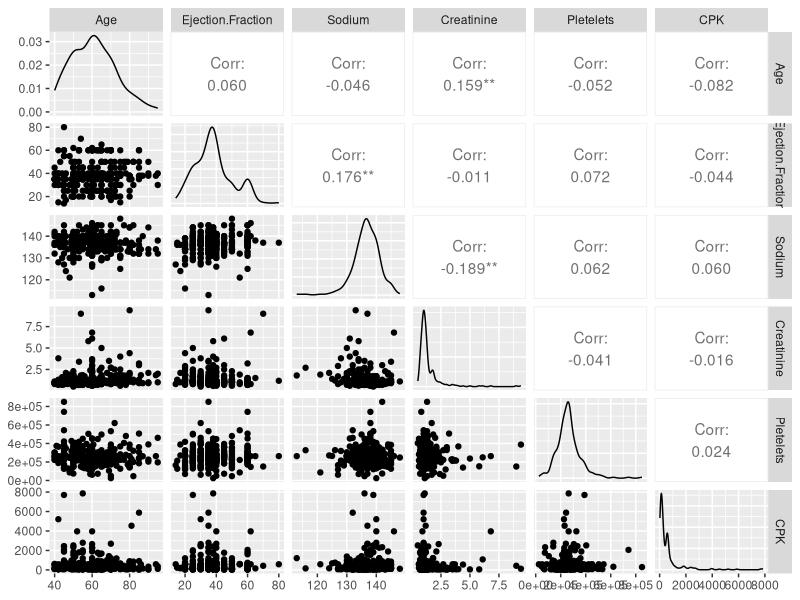
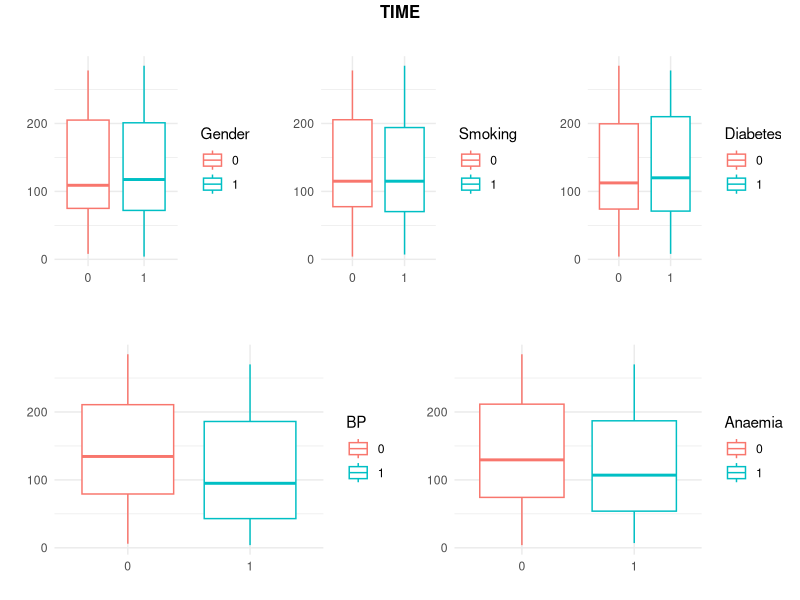
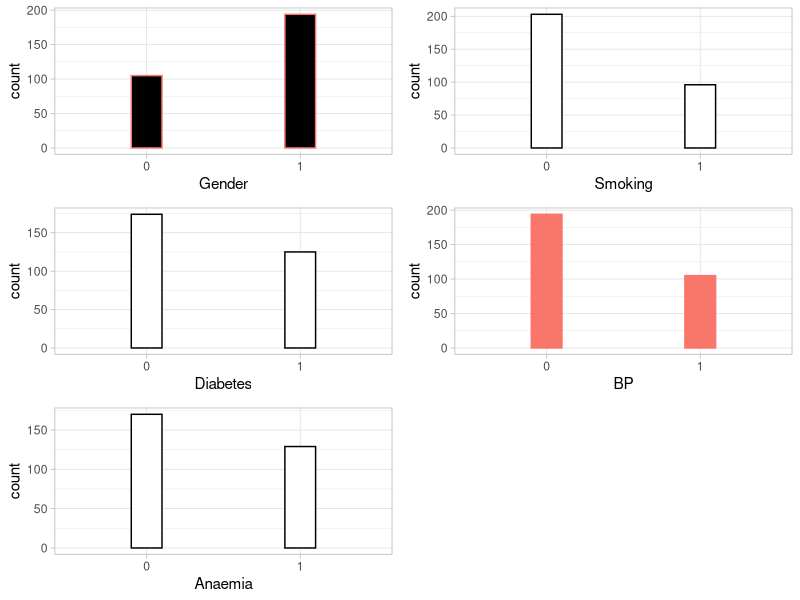
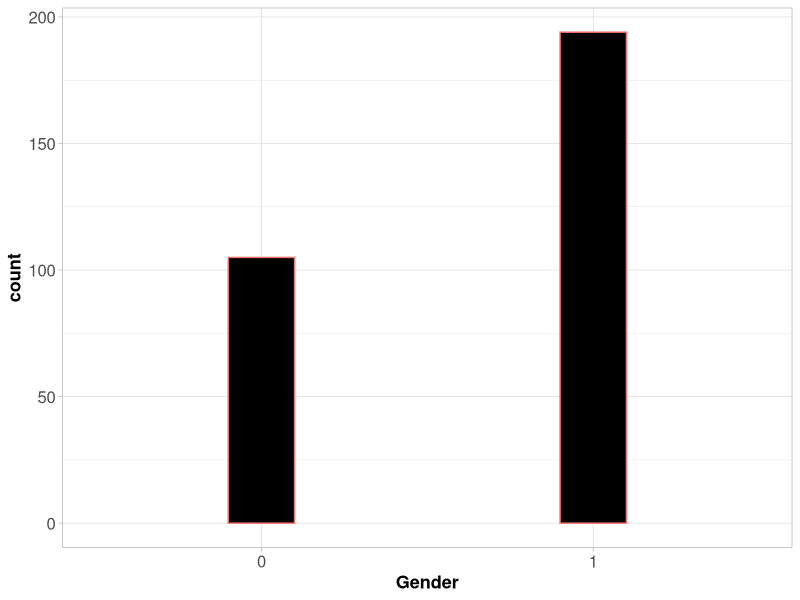
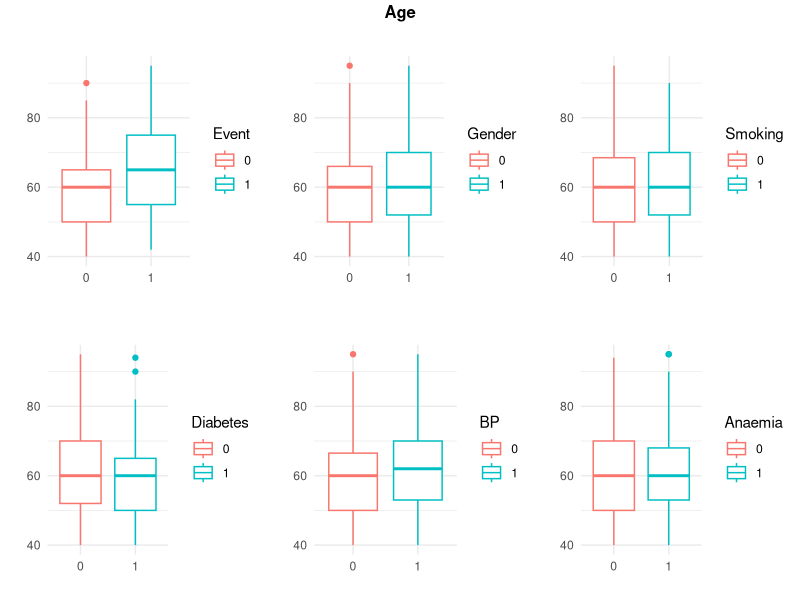
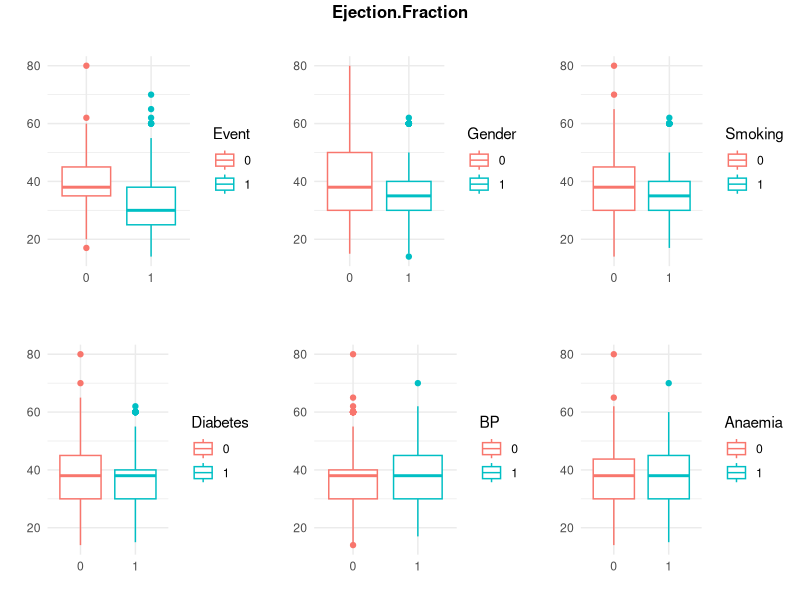
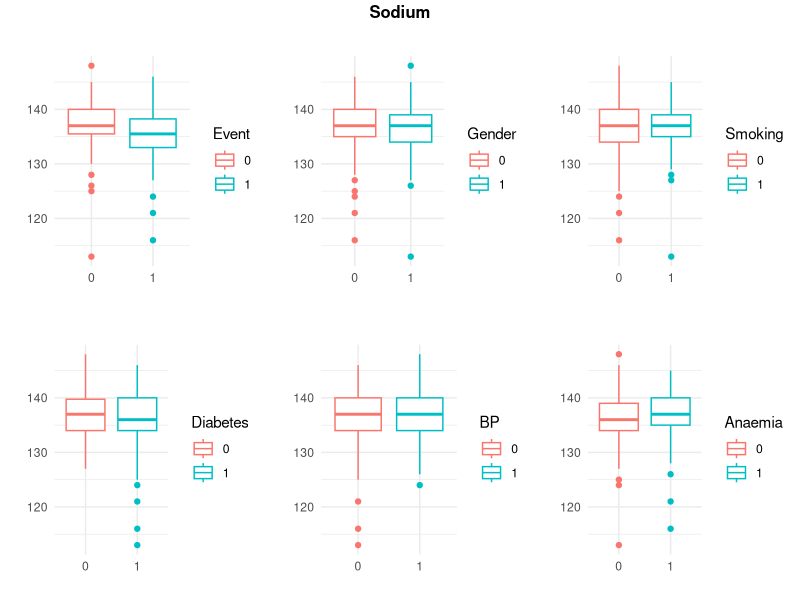
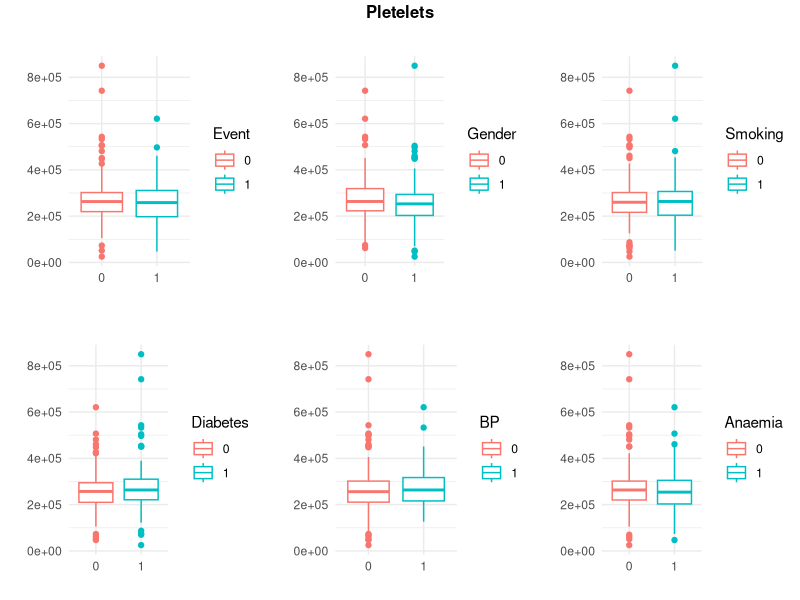

Reproduce these figures in R, in order. (Note: this script raises an error after producing the figures.)
## ---- chunk 1
knitr::opts_chunk$set(echo = TRUE)
## ---- chunk 2
library(tidyverse)
library(gridExtra)
library(GGally)
library(ggthemes) # Load
library(ggpubr)
setwd("~/Desktop/ML/ML-course-obesity")
dat <- read.csv('Heart failure.csv', sep=";") #heart....
dat <- dat %>% as_tibble()
n <- nrow(dat)
## ---- chunk 3
dat
str(dat)
## ---- chunk 4
dat <- dat%>% mutate(Event=as.factor(dat$Event),
                     Gender=as.factor(Gender),
                     Smoking=as.factor(Smoking),
                     Diabetes=as.factor(Diabetes),
                     BP=as.factor(BP),
                     Anaemia=as.factor(Anaemia))
## ---- chunk 5
set.seed(1234)
train.idxs <- sample(1:n, floor(n*0.7))
tot <- dat
test <- tot[-train.idxs,]
train <- tot[train.idxs,]
## ---- chunk 6
g <- ggplot(dat, aes(y=TIME))

ggpairs(dat %>% select(Age, Ejection.Fraction, Sodium, 
                       Creatinine,Pletelets, CPK )) +
  scale_color_stata()

## ---- chunk 7
g <- ggplot(dat, aes(y=TIME))
g1 <- g + geom_boxplot(aes(x=as.factor(Event), color=as.factor(Event))) +
  labs(title="",x="Event", y = "TIME", color="Event")  +
  scale_fill_brewer(palette="Blues") +
  theme_minimal()

g2 <- g + geom_boxplot(aes(x=as_factor(Gender), color=as.factor(Gender))) +
  labs(title="",x="", y = "", color="Gender")  +
  scale_fill_brewer(palette="Blues") +
  theme_minimal()
g3 <- g + geom_boxplot(aes(x=as_factor(Smoking), color=as.factor(Smoking))) +
  labs(title="",x="", y = "", color="Smoking")  +
  scale_fill_brewer(palette="Blues") +
  theme_minimal()
g4 <- g + geom_boxplot(aes(x=as_factor(Diabetes), color=as.factor(Diabetes))) +
  labs(title="",x="", y = "", color="Diabetes")  +
  scale_fill_brewer(palette="Blues") +
  theme_minimal()
g5 <- g + geom_boxplot(aes(x=as_factor(BP), color=as.factor(BP))) +
  labs(title="",x="", y = "", color="BP")  +
  scale_fill_brewer(palette="Blues") +
  theme_minimal()
g6 <- g + geom_boxplot(aes(x=as_factor(Anaemia), color=as.factor(Anaemia))) +
  labs(title="",x="", y = "", color="Anaemia")  +
  scale_fill_brewer(palette="Blues") +
  theme_minimal()

ggarrange(ggarrange(g2,g3,g4, ncol=3, nrow=1),ggarrange(g5,g6),
          ncol = 1, nrow = 2, 
          align="h") %>% annotate_figure(top=text_grob("TIME",face="bold"))
## ---- chunk 8
g <- ggplot(dat) 

g1 <- g + geom_histogram(aes(Gender), stat="count",
                             width=0.2, color="#F8766D", fill=1) +
  theme_light()
g2 <- g  + geom_histogram(aes(Smoking), stat="count",
                       width=0.2, color=1, fill="white") +
  theme_light()
g3 <- g  + geom_histogram(aes(Diabetes), stat="count",
                       width=0.2, color=1, fill="white") +
  theme_light()
g4 <- g  + geom_histogram(aes(BP), stat="count",
                       width=0.2, color="#F8766D", fill="#F8766A") +
  theme_light()
g5 <- g  + geom_histogram(aes(Anaemia), stat="count",
                      width=0.2, color=1, fill="white") +
  theme_light()
ggarrange(g1,g2,g3,g4,g5, ncol = 2, nrow = 3) 
## ---- chunk 9
g1 + theme(axis.text=element_text(size=12),
        axis.title=element_text(size=13,face="bold"),
        legend.title =element_text(size=13,face="bold") ,
        legend.text =element_text(size=12,face="bold") )
## ---- chunk 10
g <- ggplot(dat, aes(y=Age))
g1 <- g + geom_boxplot(aes(x=as.factor(Event), color=as.factor(Event))) +
  labs(title="",x="", y = "", color="Event")  +
  scale_fill_brewer(palette="Blues") +
  theme_minimal()

g2 <- g + geom_boxplot(aes(x=as_factor(Gender), color=as.factor(Gender))) +
  labs(title="",x="", y = "", color="Gender")  +
  scale_fill_brewer(palette="Blues") +
  theme_minimal()
g3 <- g + geom_boxplot(aes(x=as_factor(Smoking), color=as.factor(Smoking))) +
  labs(title="",x="", y = "", color="Smoking")  +
  scale_fill_brewer(palette="Blues") +
  theme_minimal()
g4 <- g + geom_boxplot(aes(x=as_factor(Diabetes), color=as.factor(Diabetes))) +
  labs(title="",x="", y = "", color="Diabetes")  +
  scale_fill_brewer(palette="Blues") +
  theme_minimal()
g5 <- g + geom_boxplot(aes(x=as_factor(BP), color=as.factor(BP))) +
  labs(title="",x="", y = "", color="BP")  +
  scale_fill_brewer(palette="Blues") +
  theme_minimal()
g6 <- g + geom_boxplot(aes(x=as_factor(Anaemia), color=as.factor(Anaemia))) +
  labs(title="",x="", y = "", color="Anaemia")  +
  scale_fill_brewer(palette="Blues") +
  theme_minimal()
ggarrange(g1,g2,g3,g4,g5,g6,
          ncol = 3, nrow = 2) %>% annotate_figure(top=text_grob("Age",
                                                                face="bold"))
## ---- chunk 11
g <- ggplot(dat, aes(y=Ejection.Fraction))
g1 <- g + geom_boxplot(aes(x=as.factor(Event), color=as.factor(Event))) +
  labs(title="",x="", y = "", color="Event")  +
  scale_fill_brewer(palette="Blues") +
  theme_minimal()

g2 <- g + geom_boxplot(aes(x=as_factor(Gender), color=as.factor(Gender))) +
  labs(title="",x="", y = "", color="Gender")  +
  scale_fill_brewer(palette="Blues") +
  theme_minimal()
g3 <- g + geom_boxplot(aes(x=as_factor(Smoking), color=as.factor(Smoking))) +
  labs(title="",x="", y = "", color="Smoking")  +
  scale_fill_brewer(palette="Blues") +
  theme_minimal()
g4 <- g + geom_boxplot(aes(x=as_factor(Diabetes), color=as.factor(Diabetes))) +
  labs(title="",x="", y = "", color="Diabetes")  +
  scale_fill_brewer(palette="Blues") +
  theme_minimal()
g5 <- g + geom_boxplot(aes(x=as_factor(BP), color=as.factor(BP))) +
  labs(title="",x="", y = "", color="BP")  +
  scale_fill_brewer(palette="Blues") +
  theme_minimal()
g6 <- g + geom_boxplot(aes(x=as_factor(Anaemia), color=as.factor(Anaemia))) +
  labs(title="",x="", y = "", color="Anaemia")  +
  scale_fill_brewer(palette="Blues") +
  theme_minimal()
ggarrange(g1,g2,g3,g4,g5,g6,
          ncol = 3, nrow = 2) %>% annotate_figure(top=text_grob("Ejection.Fraction",
                                                                face="bold"))
## ---- chunk 12
g <- ggplot(dat, aes(y=Sodium))
g1 <- g + geom_boxplot(aes(x=as.factor(Event), color=as.factor(Event))) +
  labs(title="",x="", y = "", color="Event")  +
  scale_fill_brewer(palette="Blues") +
  theme_minimal()

g2 <- g + geom_boxplot(aes(x=as_factor(Gender), color=as.factor(Gender))) +
  labs(title="",x="", y = "", color="Gender")  +
  scale_fill_brewer(palette="Blues") +
  theme_minimal()
g3 <- g + geom_boxplot(aes(x=as_factor(Smoking), color=as.factor(Smoking))) +
  labs(title="",x="", y = "", color="Smoking")  +
  scale_fill_brewer(palette="Blues") +
  theme_minimal()
g4 <- g + geom_boxplot(aes(x=as_factor(Diabetes), color=as.factor(Diabetes))) +
  labs(title="",x="", y = "", color="Diabetes")  +
  scale_fill_brewer(palette="Blues") +
  theme_minimal()
g5 <- g + geom_boxplot(aes(x=as_factor(BP), color=as.factor(BP))) +
  labs(title="",x="", y = "", color="BP")  +
  scale_fill_brewer(palette="Blues") +
  theme_minimal()
g6 <- g + geom_boxplot(aes(x=as_factor(Anaemia), color=as.factor(Anaemia))) +
  labs(title="",x="", y = "", color="Anaemia")  +
  scale_fill_brewer(palette="Blues") +
  theme_minimal()
ggarrange(g1,g2,g3,g4,g5,g6,
          ncol = 3, nrow = 2) %>% annotate_figure(top=text_grob("Sodium",
                                                                face="bold"))
## ---- chunk 13
g <- ggplot(dat, aes(y=Pletelets))
g1 <- g + geom_boxplot(aes(x=as.factor(Event), color=as.factor(Event))) +
  labs(title="",x="", y = "", color="Event")  +
  scale_fill_brewer(palette="Blues") +
  theme_minimal()

g2 <- g + geom_boxplot(aes(x=as_factor(Gender), color=as.factor(Gender))) +
  labs(title="",x="", y = "", color="Gender")  +
  scale_fill_brewer(palette="Blues") +
  theme_minimal()
g3 <- g + geom_boxplot(aes(x=as_factor(Smoking), color=as.factor(Smoking))) +
  labs(title="",x="", y = "", color="Smoking")  +
  scale_fill_brewer(palette="Blues") +
  theme_minimal()
g4 <- g + geom_boxplot(aes(x=as_factor(Diabetes), color=as.factor(Diabetes))) +
  labs(title="",x="", y = "", color="Diabetes")  +
  scale_fill_brewer(palette="Blues") +
  theme_minimal()
g5 <- g + geom_boxplot(aes(x=as_factor(BP), color=as.factor(BP))) +
  labs(title="",x="", y = "", color="BP")  +
  scale_fill_brewer(palette="Blues") +
  theme_minimal()
g6 <- g + geom_boxplot(aes(x=as_factor(Anaemia), color=as.factor(Anaemia))) +
  labs(title="",x="", y = "", color="Anaemia")  +
  scale_fill_brewer(palette="Blues") +
  theme_minimal()
ggarrange(g1,g2,g3,g4,g5,g6,
          ncol = 3, nrow = 2) %>% annotate_figure(top=text_grob("Pletelets",
                                                                face="bold"))
## ---- chunk 14

ggplot(dat) + stat_density(aes(Creatinine), col="#F8766D", adjust = 2,
                           alpha=0.8) +
  theme_minimal() + labs(y="Density") +
  theme(axis.text=element_text(size=12),
        axis.title=element_text(size=13,face="bold"),
        legend.title =element_text(size=13,face="bold") ,
        legend.text =element_text(size=12,face="bold"))

## ---- chunk 15
g <- ggplot(dat %>% filter(Creatinine<5), aes(y=Creatinine))
g1 <- g + geom_boxplot(aes(x=as.factor(Event), color=as.factor(Event))) +
  labs(title="",x="", y = "", color="Event")  +
  scale_fill_brewer(palette="Blues") +
  theme_minimal()

g2 <- g + geom_boxplot(aes(x=as_factor(Gender), color=as.factor(Gender))) +
  labs(title="",x="", y = "", color="Gender")  +
  scale_fill_brewer(palette="Blues") +
  theme_minimal()
g3 <- g + geom_boxplot(aes(x=as_factor(Smoking), color=as.factor(Smoking))) +
  labs(title="",x="", y = "", color="Smoking")  +
  scale_fill_brewer(palette="Blues") +
  theme_minimal()
g4 <- g + geom_boxplot(aes(x=as_factor(Diabetes), color=as.factor(Diabetes))) +
  labs(title="",x="", y = "", color="Diabetes")  +
  scale_fill_brewer(palette="Blues") +
  theme_minimal()
g5 <- g + geom_boxplot(aes(x=as_factor(BP), color=as.factor(BP))) +
  labs(title="",x="", y = "", color="BP")  +
  scale_fill_brewer(palette="Blues") +
  theme_minimal()
g6 <- g + geom_boxplot(aes(x=as_factor(Anaemia), color=as.factor(Anaemia))) +
  labs(title="",x="", y = "", color="Anaemia")  +
  scale_fill_brewer(palette="Blues") +
  theme_minimal()
ggarrange(g1,g2,g3,g4,g5,g6,
          ncol = 3, nrow = 2) %>% annotate_figure(top=text_grob("Creatinine",
                                                                face="bold"))
## ---- chunk 16

ggplot(dat) + stat_density(aes(CPK), col="#F8766D", adjust = 2,
                           alpha=0.8) +
  theme_minimal() + labs(y="Density") +
  theme(axis.text=element_text(size=12),
        axis.title=element_text(size=13,face="bold"),
        legend.title =element_text(size=13,face="bold") ,
        legend.text =element_text(size=12,face="bold"))

## ---- chunk 17
g <- ggplot(dat %>% filter(CPK<4000), aes(y=CPK))
g1 <- g + geom_boxplot(aes(x=as.factor(Event), color=as.factor(Event))) +
  labs(title="",x="", y = "", color="Event")  +
  scale_fill_brewer(palette="Blues") +
  theme_minimal()

g2 <- g + geom_boxplot(aes(x=as_factor(Gender), color=as.factor(Gender))) +
  labs(title="",x="", y = "", color="Gender")  +
  scale_fill_brewer(palette="Blues") +
  theme_minimal()
g3 <- g + geom_boxplot(aes(x=as_factor(Smoking), color=as.factor(Smoking))) +
  labs(title="",x="", y = "", color="Smoking")  +
  scale_fill_brewer(palette="Blues") +
  theme_minimal()
g4 <- g + geom_boxplot(aes(x=as_factor(Diabetes), color=as.factor(Diabetes))) +
  labs(title="",x="", y = "", color="Diabetes")  +
  scale_fill_brewer(palette="Blues") +
  theme_minimal()
g5 <- g + geom_boxplot(aes(x=as_factor(BP), color=as.factor(BP))) +
  labs(title="",x="", y = "", color="BP")  +
  scale_fill_brewer(palette="Blues") +
  theme_minimal()
g6 <- g + geom_boxplot(aes(x=as_factor(Anaemia), color=as.factor(Anaemia))) +
  labs(title="",x="", y = "", color="Anaemia")  +
  scale_fill_brewer(palette="Blues") +
  theme_minimal()
ggarrange(g1,g2,g3,g4,g5,g6,
          ncol = 3, nrow = 2) %>% annotate_figure(top=text_grob("CPK",
                                                                face="bold"))
## ---- chunk 18
col <- scale_color_gradient(high=1, low = 0, 
                            n.breaks=4,
                            breaks = waiver())

g <- ggplot(dat, aes(col=Event))
g1 <- g + geom_point(aes(x=Sodium, y=Age),lwd=1) 
g2 <- g + geom_point(aes(x=Sodium,  y=Creatinine),lwd=1) 
g3 <- g + geom_point(aes(x=Sodium, y=CPK),lwd=1) 
g4 <- g + geom_point(aes(x=Sodium, y=Pletelets),lwd=1) 
g5 <- g + geom_point(aes(x=Sodium, y=Ejection.Fraction),lwd=1) 
g6 <- g + geom_point(aes(x=CPK, y=Age),lwd=1) 
g7 <- g + geom_point(aes(x=CPK, y=Creatinine),lwd=1) 
g8 <- g + geom_point(aes(x=CPK, y=Pletelets),lwd=1) 
g9 <- g + geom_point(aes(x=CPK, y=Ejection.Fraction),lwd=1) 
g10 <- g + geom_point(aes(x=Pletelets, y=Creatinine),lwd=1) 
g11 <- g + geom_point(aes(x=Pletelets, y=Age),lwd=1) 
g12 <- g + geom_point(aes(x=Pletelets, y=Ejection.Fraction),lwd=1) 
g13 <- g + geom_point(aes(x=Age, y=CPK), lwd=1)
g14 <- g + geom_point(aes(x=Age, y=Ejection.Fraction), lwd=1)
g15 <- g + geom_point(aes(x=CPK, y=Ejection.Fraction), lwd=1)

ggarrange(g1,g2,g3,g4,g5,g6,g7,g8,g9,g10,g11,g12,g13,g14,g15,
          ncol = 3, nrow = 5) %>% 
  annotate_figure(top=text_grob("Distribution of events over pairs of var",
                                face="bold"))

## ---- chunk 19
eventYN <- as.factor(dat$Event) 
levels(eventYN)<- c("Yes", "No")
pGender <- prop.table(table(Event=eventYN, Gender = dat$Gender),2)
pSmoke <- prop.table(table(Event=eventYN, smoking=dat$Smoking),2)
pDiab <- prop.table(table(Event=eventYN, Diabetes=dat$Diabetes),2)
pBP <- prop.table(table(Event=eventYN, BP=dat$BP),2)
pAnaemia <- prop.table(table(Event=eventYN, Anaemia=dat$Anaemia),2)

pGender
pSmoke
pDiab
pBP
pAnaemia
## ---- chunk 20
library(survival)
library(survminer)
s1 <- Surv(dat$TIME, dat$Event)
surv_m1 <- survfit(s1~dat$Gender, error="greenwood",
                   conf.type="log", se.fit=TRUE, conf.int=0.95,
                   data=dat)

par(mfrow=c(3,2))
g <- list()
Evento <- as.numeric(levels(as.factor(dat$Event)))[as.factor(dat$Event)]
dat$Evento=Evento
g[[1]] <- ggsurvplot(survfit(Surv(TIME, (Evento),)~Gender, data=dat),
                 conf.int=T, pval.method=T, log.rank.weights="1")
g[[2]] <- ggsurvplot(survfit(Surv(TIME, (Evento))~Smoking, data=dat),
                 conf.int=T, pval.method=T, log.rank.weights="1")
g[[3]] <- ggsurvplot(survfit(Surv(TIME, (Evento))~Diabetes, data=dat),
                 conf.int=T, pval.method=T, log.rank.weights="1")
g[[4]] <- ggsurvplot(survfit(Surv(TIME, (Evento))~BP, data=dat),
                 conf.int=T, pval.method=T, log.rank.weights="1")
g[[5]] <- ggsurvplot(survfit(Surv(TIME, (Evento))~Anaemia, data=dat),
                 conf.int=T, pval.method=T, log.rank.weights="1")
# g1
# g2
# g3
# g4
# g5
arrange_ggsurvplots(g, print = TRUE,
  ncol = 2, nrow = 3, risk.table.height = 0.4)
# ggarrange(g1,g2,g3,g4,g5,
#           ncol = 2, nrow = 3) %>% 
#   annotate_figure(top=text_grob("Distribution of events over pairs of var",
#                                 face="bold"))
## ---- chunk 21
ss <- survdiff(Surv(TIME, Evento)~Gender+Smoking+Diabetes+BP+Anaemia, data=dat, rho=0)
# ggsurvplot(surv_fit(Surv(TIME, Evento)~Gender+Smoking+Diabetes+BP+Anaemia, data=dat))
df <- nrow(ss$var)-1

## ---- chunk 22
m1 <- glm(Event ~ CPK + Creatinine, dat=dat, family=binomial, )
summary(m1)
m2 <- glm(Event ~ CPK + I(CPK^2) + I(CPK^3) , dat=dat, family=binomial)
summary(m2)

r1 <- as.matrix(round(summary(m1)$coef[2:3,4],2))
colnames(r1) <- "Pval"
r2 <- as.matrix(round(summary(m2)$coef[2:4,4],2))
colnames(r2) <- "Pval"
